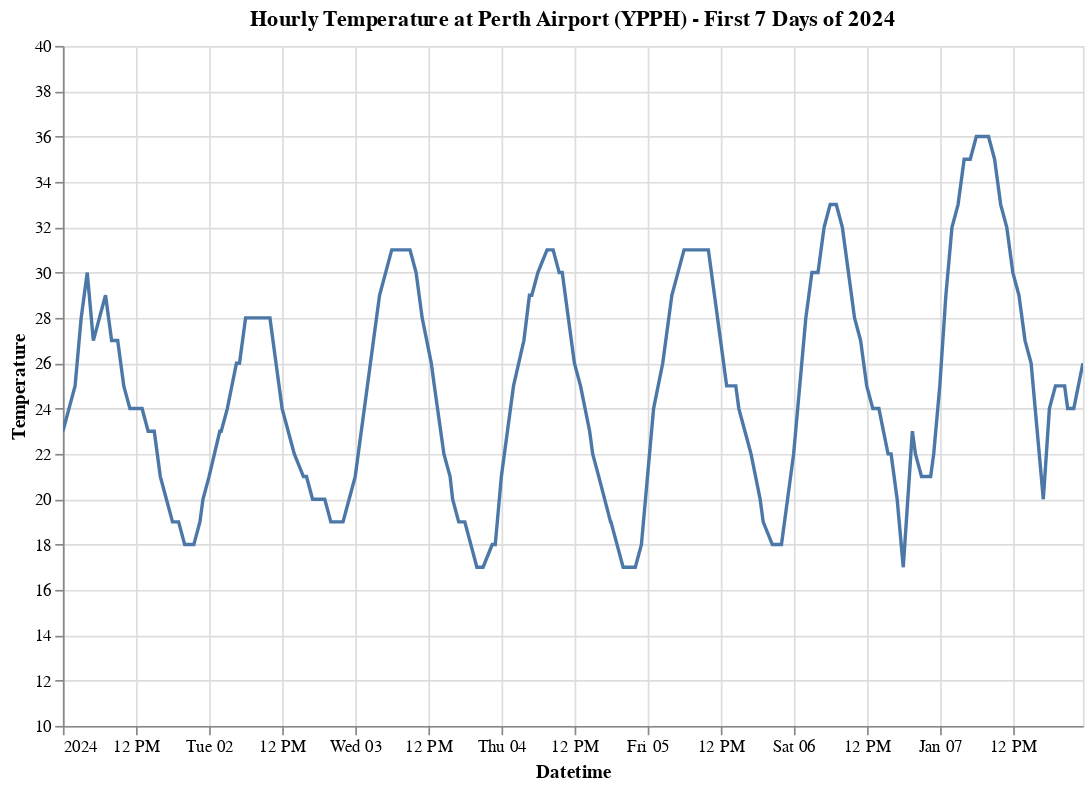

Write notebook code for a chart like this one.
### Code cell
import altair as alt
first_week.head(24*7).plot.line("Datetime", "Temperature").encode(
    x='Datetime:T',
    y=alt.Y('Temperature:Q', scale=alt.Scale(domain=[10, 40]))
).properties(
        title='Hourly Temperature at Perth Airport (YPPH) - First 7 Days of 2024',
        width=600,
        height=400
    )

### Figure 1 — Vega-Lite specification as saved in the notebook (floating-point values rounded to 4 significant figures; data arrays with more than 128 entries replaced by an {"elided": "..."} marker saying what was removed)
{"config": {"view": {"continuousWidth": 300, "continuousHeight": 300}}, "data": {"name": "data-fbd075fab6977d1afb106dd1f81ac6c6"}, "mark": {"type": "line", "tooltip": true}, "encoding": {"x": {"field": "Datetime", "type": "temporal"}, "y": {"field": "Temperature", "scale": {"domain": [10, 40]}, "type": "quantitative"}}, "height": 400, "params": [{"name": "param_9", "select": {"type": "interval", "encodings": ["x", "y"]}, "bind": "scales"}], "title": "Hourly Temperature at Perth Airport (YPPH) - First 7 Days of 2024", "width": 600, "$schema": "https://vega.github.io/schema/vega-lite/v5.20.1.json", "datasets": {"data-fbd075fab6977d1afb106dd1f81ac6c6": {"elided": "168 records"}}}
